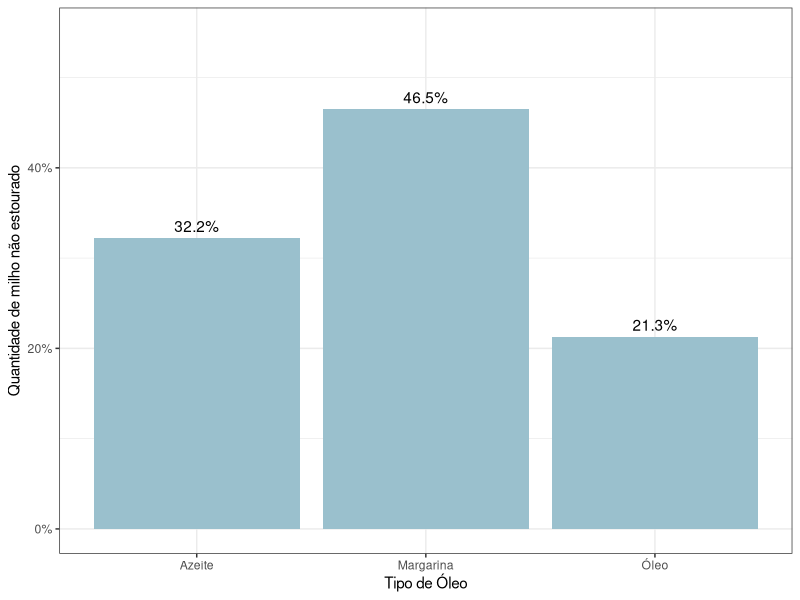
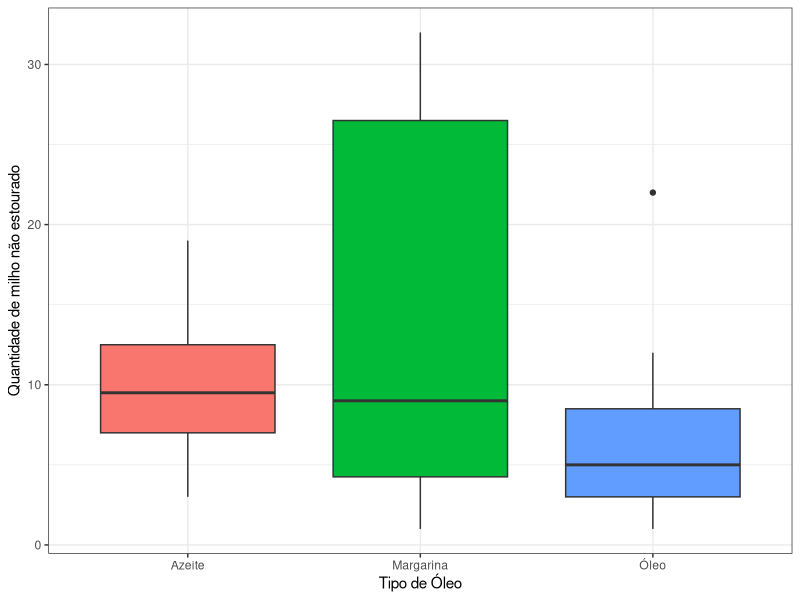

These charts were generated, in order, by the following R code:
################################################################################
#############                   Trabalho Final                    #############
################################################################################

## Pacotes
library(tidyverse)
library(ggstats)

## Dados
dados <- read_csv("artifacts/Experimento - Oficial.csv")
colnames(dados) <- c("id", "milho", "oleo", "marca", "casa")
dados$oleo[!(dados$oleo == "Margarina" | dados$oleo == "Azeite")] <- "Óleo"
dados <- dados[!(dados$marca == "Kodilar Premium"),]
dados$marca[dados$marca == "Carrefur Classic"] <- "Carrefour"
dados$oleo <- factor(dados$oleo)
dados$marca <- factor(dados$marca)
dados$casa <- factor(dados$casa)

glimpse(dados)

## Analise Descritiva
# Milho x Óleo 

dados %>% 
  group_by(oleo) %>% 
  reframe(soma = sum(milho)) %>% 
  mutate(prop = soma / sum(soma)) %>% 
  ggplot(aes(x = oleo, y = prop)) +
  geom_bar(stat = "identity", fill = "lightblue3") +
  scale_y_continuous(labels = scales::percent, limits = c(0, .55)) +
  labs(x = "Tipo de Óleo", y = "Quantidade de milho não estourado") +
  geom_text(
    aes(
      label = scales::percent(prop, accuracy = .1),
      y = prop
    ),
    vjust = -.5,
    stat = "identity"
  ) +
  theme_bw()

dados %>% 
  ggplot() +
  geom_boxplot(aes(x = oleo, y = milho, fill = oleo)) +
  labs(x = "Tipo de Óleo", y = "Quantidade de milho não estourado",
       fill = "Tipo de Óleo") +
  theme_bw() +
  theme(
    legend.position = "none",
    legend.title = element_text(face = "bold"),
    legend.background = element_rect(
      fill = "lightgray",
      linewidth = 1,
      color = "gray"
    )
  )
  
# Milho x Pipoca










